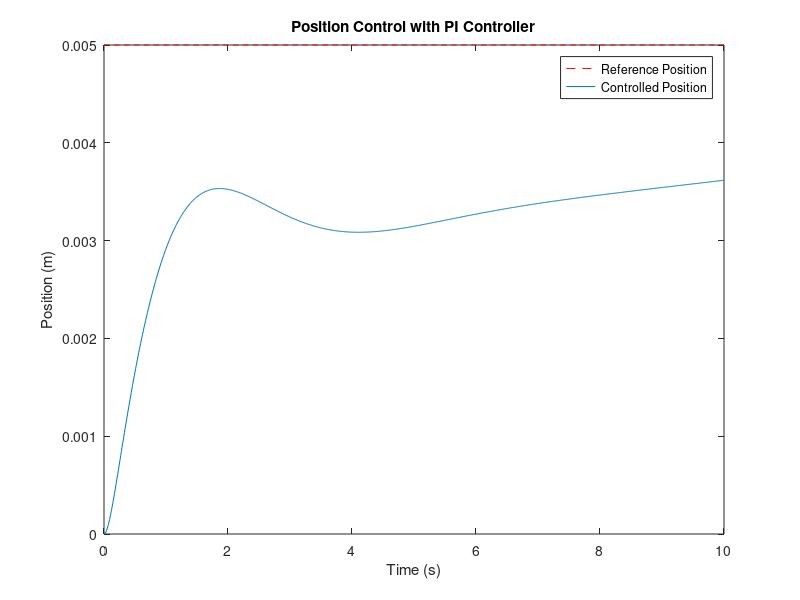

This figure's MATLAB source:
% Define the transfer function of the reference motor (G_ref) and controlled motor (G_controlled)
s = tf('s');
G_ref = 0.1 / (0.01*s^2 + 0.11*s + 0.1);
G_controlled = 0.1 / (0.01*s^2 + 0.11*s + 0.1);

% Define the control system transfer function (PI controller)
Kp = 1;     % Proportional gain
Ki = 0.1;   % Integral gain
controller = Kp + Ki/s;

% Closed-loop transfer function with the reference and controlled motors
G_closed_loop = feedback(G_controlled * controller, G_ref);

% Time vector
t = 0:0.01:10;

% Input: Ask for the reference motor position in mm
reference_position_mm = input('Enter the reference motor position in mm: ');

% Convert the reference position to meters
reference_position = reference_position_mm / 1000;

% Simulate the closed-loop system with a step input
simulated_output = lsim(G_closed_loop, reference_position * ones(size(t)), t);

% Plot the results
plot(t, reference_position * ones(size(t)), 'r--', t, simulated_output);
title('Position Control with PI Controller');
xlabel('Time (s)');
ylabel('Position (m)');
legend('Reference Position', 'Controlled Position');
